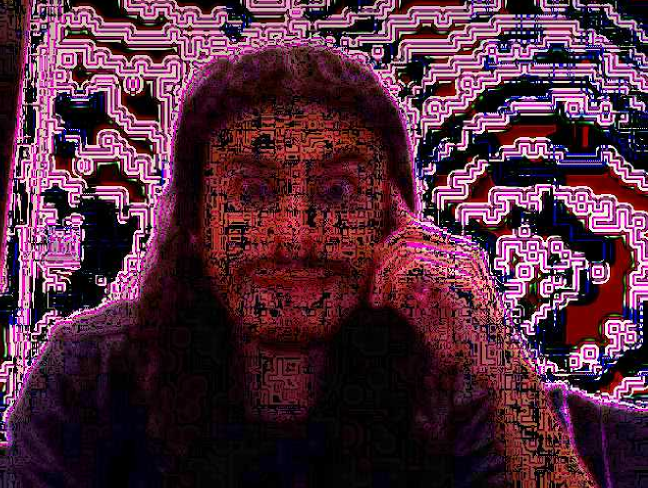
#> input picture resources/example (1).png, 1295 x 976 px (shown at 1/2 size)
$ python -i image_processor.py   (imports and definitions only)
#> lines starting #> are read from the running program, lines starting #| are printed output that depends on the picture
import cv2
import numpy as np
import re
import functools
import io

class ImageProcessor:
    def __init__(self):
        # Default values for various settings
        self.default_amplitude = 100
        self.default_smoothness = 5
        self.default_threshold = 0
        self.default_repeat = 1
        self.default_jpeg_quality = 100
        self.default_blend_jpeg_quality = 75
        self.default_base_weight = 0.5
        self.default_blend_weight = 0.5
        self.default_apply_filter = True
        self.apply_wordpad_glitch = False
        self.default_color_space = "RGB"
        self.default_blending_mode = "None"
        self.default_selected_channels = [1, 1, 1]

        # Defaults for brightness, contrast, and saturation
        self.default_brightness = 1.0  # Brightness multiplier (1.0 = no change)
        self.default_contrast = 1.0  # Contrast multiplier (1.0 = no change)
        self.default_saturation = 1.0  # Saturation multiplier (1.0 = no change)

        # New flags for controlling LVN and Wordpad glitch application to base/blend image
        self.apply_lvn_to_base = True
        self.apply_lvn_to_blend = False
        self.apply_wordpad_glitch_to_base = True
        self.apply_wordpad_glitch_to_blend = False

        # Current values for all settings
        self.amplitude = self.default_amplitude
        self.smoothness = self.default_smoothness
        self.threshold = self.default_threshold
        self.repeat = self.default_repeat
        self.jpeg_quality = self.default_jpeg_quality
        self.blend_jpeg_quality = self.default_blend_jpeg_quality
        self.base_weight = self.default_base_weight
        self.blend_weight = self.default_blend_weight
        self.apply_blending = False  # Default value for blending

        self.selected_color_space = self.default_color_space
        self.selected_blending_mode = self.default_blending_mode
        self.selected_channels = [1, 1, 1]

        # Current values for brightness, contrast, and saturation
        self.brightness = self.default_brightness
        self.contrast = self.default_contrast
        self.saturation = self.default_saturation

        # Color space conversion mappings
        self.color_space_conversion = {
            "RGB": None,
            "HSV": cv2.COLOR_RGB2HSV,
            "HLS": cv2.COLOR_RGB2HLS,
            "LAB": cv2.COLOR_RGB2LAB,
            "LUV": cv2.COLOR_RGB2LUV,
            "XYZ": cv2.COLOR_RGB2XYZ,
            "YCrCb": cv2.COLOR_RGB2YCrCb,
            "YUV": cv2.COLOR_RGB2YUV,
        }

        self.wordpad_glitch_replacements = [
            (b'\x07', b'\x27'),
            (b'\x0B', b'\x0A\x0D'),
            (b'(?<!\x0A)(\x0D)', b'\x0A\x0D'),
            (b'(\x0A)(?<!\x0D)', b'\x0A\x0D')
        ]

        self.wordpad_glitch = [(re.compile(sub), replacement) for (sub, replacement) in self.wordpad_glitch_replacements]
        self.wordpad_replacer = functools.partial(self.replace, replacements=self.wordpad_glitch)

    def replace(self, img, replacements=()):
        """Replace byte patterns in the image based on provided replacements."""
        for pattern, replacement in replacements:
            img = pattern.sub(replacement, img)
        return img

    def apply_wordpad_glitch_to_image(self, img_data):
        """Apply the Wordpad glitch to the image byte stream."""
        img = io.BytesIO(img_data)
        img.seek(0)
        header = img.read(16 + 24)  # Read header data
        glitched = io.BytesIO(header + self.wordpad_replacer(img.read()))
        return glitched.getvalue()

    # [33 lines left out: functions wordpad_glitch, reset_to_defaults, not called in this run]

    def encode_jpeg(self, frame, quality):
        """Encodes the frame into JPEG with specified quality."""
        # Ensure quality is an integer between 0 and 100
        quality = int(quality)  # Convert to integer
        quality = max(0, min(quality, 100))  # Clamp the value between 0 and 100

        if frame.shape[2] == 4:
            frame = cv2.cvtColor(frame, cv2.COLOR_RGB2RGBA)

        success, buffer = cv2.imencode('.jpg', frame, [int(cv2.IMWRITE_JPEG_QUALITY), quality])
        if success:
            jpeg_image = cv2.imdecode(buffer, cv2.IMREAD_COLOR)
            return jpeg_image
        return frame

    def apply_local_variance_normalization(self, img):
        """Applies local variance normalization (LVN) to the image."""
        img = img.astype(np.float32)

        kernel_size = max(1, int(self.smoothness) * 2 + 1)
        min_threshold = max(0.01, self.threshold)
        repeat = int(round(self.repeat))
        num_channels = img.shape[2]

        def normalize_once(img):
            output_img = np.zeros_like(img)
            for c in range(num_channels):
                if c >= len(self.selected_channels) or self.selected_channels[c] == 0:
                    output_img[:, :, c] = img[:, :, c]
                    continue

                mean = cv2.GaussianBlur(img[:, :, c], (kernel_size, kernel_size), 0)
                variance = cv2.GaussianBlur((img[:, :, c] - mean) ** 2, (kernel_size, kernel_size), 0)
                std_dev = np.sqrt(variance + min_threshold)
                alpha = self.amplitude
                normalized_channel = (img[:, :, c] - mean) / std_dev
                normalized_channel *= alpha
                normalized_channel += mean
                output_img[:, :, c] = np.clip(normalized_channel, 0, 255)

            return output_img

        for _ in range(repeat):
            img = normalize_once(img)

        return img.astype(np.uint8)

    def convert_color_space(self, frame):
        """Converts the color space of the frame based on the selected color space."""
        conversion_code = self.color_space_conversion.get(self.selected_color_space)
        if conversion_code is not None:
            if conversion_code:
                converted_frame = cv2.cvtColor(frame, conversion_code)
            else:
                converted_frame = frame
        else:
            converted_frame = frame
        return converted_frame

    def adjust_brightness_contrast(self, img):
        """Adjusts brightness and contrast of the image."""
        # Normalize the brightness range from the slider (-100 to 100) to (0.0 to 2.0)
        normalized_brightness = (self.brightness + 100) / 100.0  # Maps [-100, 100] to [0.0, 2.0]

        # Apply contrast and normalized brightness
        if self.contrast != 1.0 or normalized_brightness != 1.0:
            img = cv2.convertScaleAbs(img, alpha=self.contrast, beta=(normalized_brightness - 1.0) * 255)
        return img

    def adjust_saturation(self, img):
        """Adjusts saturation based on the selected color space."""
        if self.saturation == 1.0:
            return img  # No change in saturation

        color_space = self.selected_color_space
        if color_space == "RGB":
            # Adjust saturation in the RGB color space by scaling the distance from the gray axis
            img = self.adjust_saturation_rgb(img)
        elif color_space == "HSV":
            img = self.adjust_saturation_hsv(img)
        elif color_space == "HLS":
            img = self.adjust_saturation_hls(img)
        elif color_space == "LAB":
            img = self.adjust_saturation_lab(img)
        elif color_space == "LUV":
            img = self.adjust_saturation_luv(img)
        elif color_space == "XYZ":
            img = self.adjust_saturation_xyz(img)
        elif color_space == "YCrCb":
            img = self.adjust_saturation_ycrcb(img)
        elif color_space == "YUV":
            img = self.adjust_saturation_yuv(img)
        return img

    # [103 lines left out: functions adjust_saturation_rgb, adjust_saturation_hsv, adjust_saturation_hls, adjust_saturation_lab, adjust_saturation_luv, adjust_saturation_xyz and 3 more, not called in this run]

    def process_frame(self, frame):
        """Main method to process a video frame."""
        # Adjust brightness and contrast first
        frame = self.adjust_brightness_contrast(frame)

        # Adjust saturation
        frame = self.adjust_saturation(frame)

        # Convert to JPEG with blend JPEG quality
        base_frame = self.encode_jpeg(frame, self.blend_jpeg_quality)
        blend_frame = base_frame.copy()

        # Apply LVN and Wordpad glitch to base frame if enabled
        if self.apply_lvn_to_base:
            base_frame = self.apply_local_variance_normalization(base_frame)
        if self.apply_wordpad_glitch_to_base:
            success, bmp_data = cv2.imencode('.bmp', base_frame)
            if success:
                glitched_data = self.apply_wordpad_glitch_to_image(bmp_data.tobytes())
                base_frame = cv2.imdecode(np.frombuffer(glitched_data, np.uint8), cv2.IMREAD_COLOR)

        # Apply LVN and Wordpad glitch to blend frame if enabled
        if self.apply_lvn_to_blend:
            blend_frame = self.apply_local_variance_normalization(blend_frame)
        if self.apply_wordpad_glitch_to_blend:
            success, bmp_data = cv2.imencode('.bmp', blend_frame)
            if success:
                glitched_data = self.apply_wordpad_glitch_to_image(bmp_data.tobytes())
                blend_frame = cv2.imdecode(np.frombuffer(glitched_data, np.uint8), cv2.IMREAD_COLOR)

        # Convert color space
        base_frame = self.convert_color_space(base_frame)
        blend_frame = self.convert_color_space(blend_frame)

        # Apply blending if enabled
        if self.apply_blending:
            blended_frame = self.blend_images(base_frame, blend_frame)
        else:
            blended_frame = blend_frame

        # Convert final output back to JPEG
        return self.encode_jpeg(blended_frame, self.jpeg_quality)

>>> import cv2
>>> picture = cv2.cvtColor(cv2.imread('../resources/example (1).png'), cv2.COLOR_BGR2RGB)
>>> result = ImageProcessor().process_frame(picture)
#> in adjust_brightness_contrast, `img = cv2.convertScaleAbs(img, alpha=self.contrast, beta=(normalized_b..`:
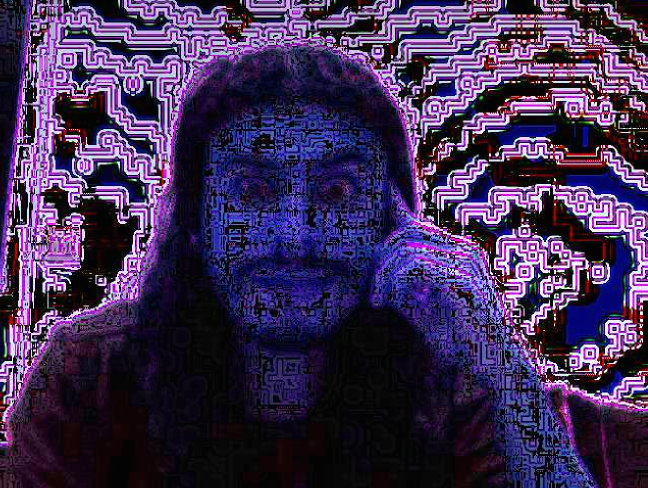
#> img: shape (976, 1295, 3) (shown at 1/2 size); mean of channels 0, 1, 2 84.8, 47, 63.9; drawn as B, G, R
#> the loop in apply_local_variance_normalization, `for _ in range(repeat):` made 1 pass
#> pass 1, in apply_local_variance_normalization, `img = normalize_once(img)`:
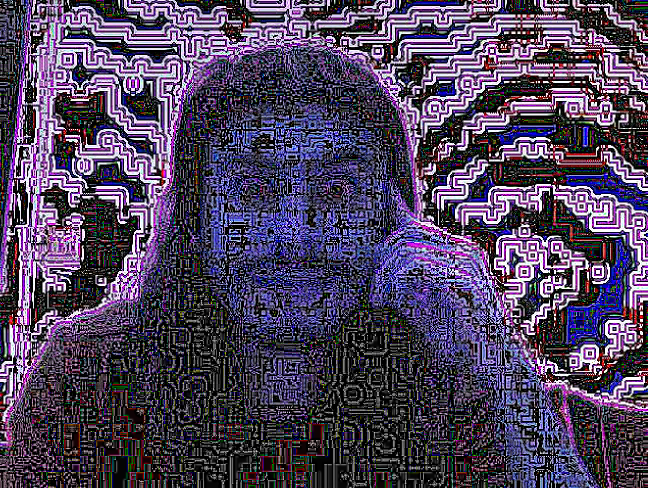
#> img: shape (976, 1295, 3) float32 (shown at 1/2 size); mean B, G, R 93.1, 67.7, 79.2
#> in process_frame, `base_frame = cv2.imdecode(np.frombuffer(glitched_data, np.uint8), cv2...`:
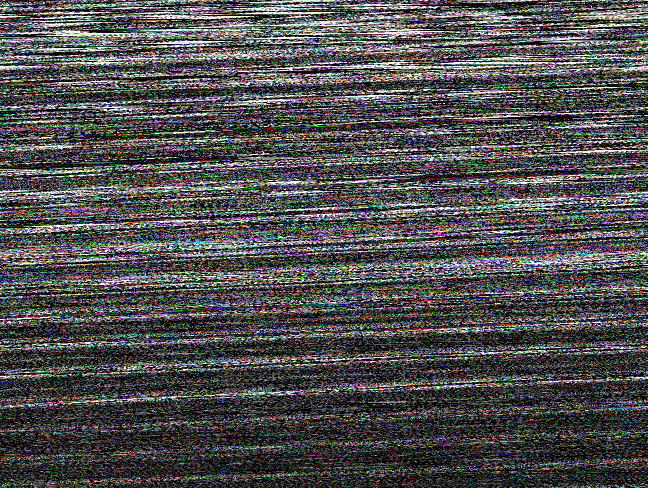
#> base_frame: shape (976, 1295, 3) (shown at 1/2 size); mean B, G, R 78.5, 78.4, 78.6

$ run again, on resources/example (2).png
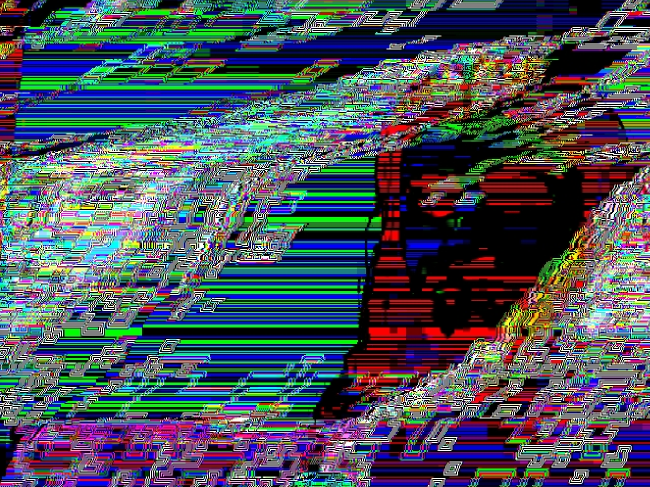
#> input picture resources/example (2).png, 1300 x 974 px (shown at 1/2 size)
#> in process_frame, `base_frame = cv2.imdecode(np.frombuffer(glitched_data, np.uint8), cv2...`:
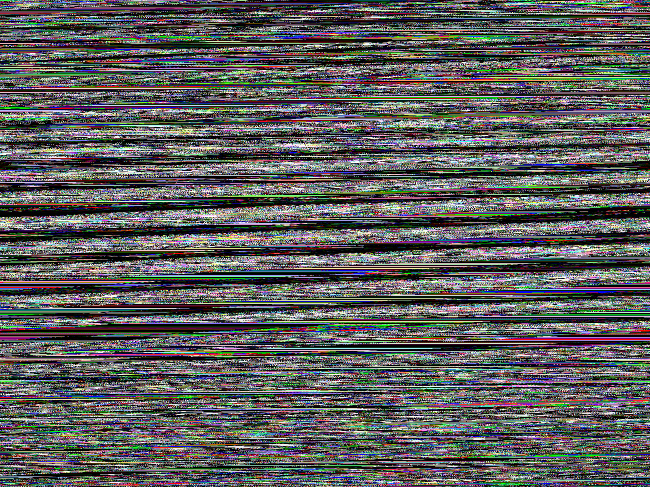
#> base_frame: shape (974, 1300, 3) (shown at 1/2 size); mean B, G, R 92.1, 92.3, 92.1
#> in encode_jpeg (call 2), `jpeg_image = cv2.imdecode(buffer, cv2.IMREAD_COLOR)`:
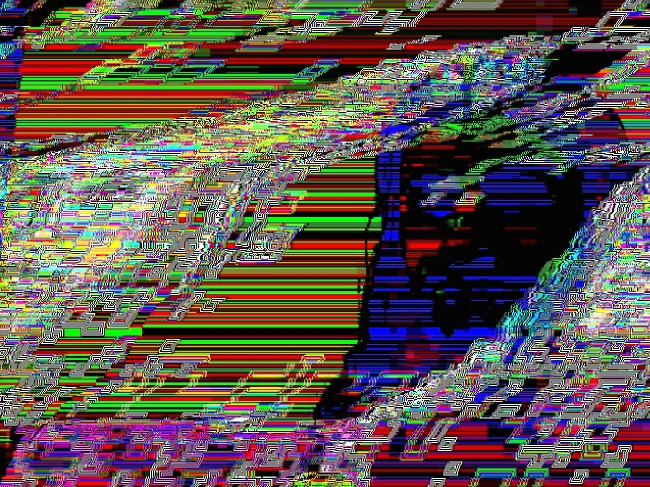
#> jpeg_image: shape (974, 1300, 3) (shown at 1/2 size); mean B, G, R 79.5, 85.6, 95.6

$ run again, on resources/example (4).png
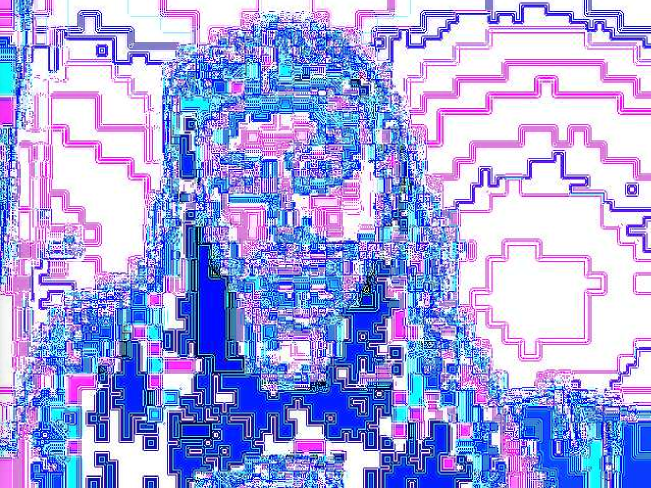
#> input picture resources/example (4).png, 1301 x 975 px (shown at 1/2 size)
#> in process_frame, `base_frame = cv2.imdecode(np.frombuffer(glitched_data, np.uint8), cv2...`:
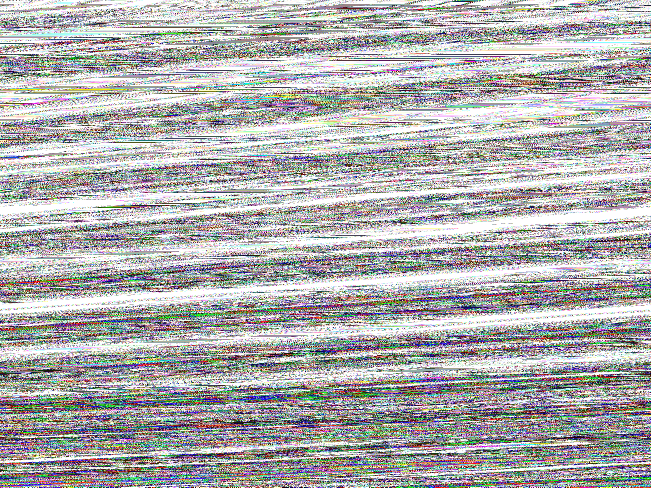
#> base_frame: shape (975, 1301, 3) (shown at 1/2 size); mean B, G, R 173.3, 173.1, 173.4
#> in encode_jpeg (call 2), `jpeg_image = cv2.imdecode(buffer, cv2.IMREAD_COLOR)`:
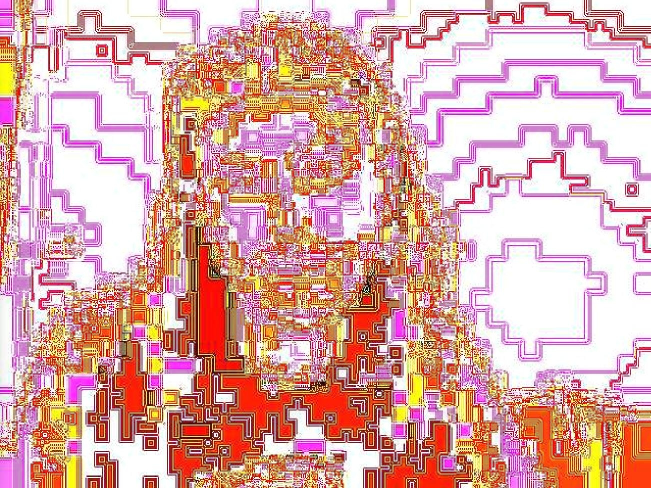
#> jpeg_image: shape (975, 1301, 3) (shown at 1/2 size); mean B, G, R 166.6, 169.2, 217.2
